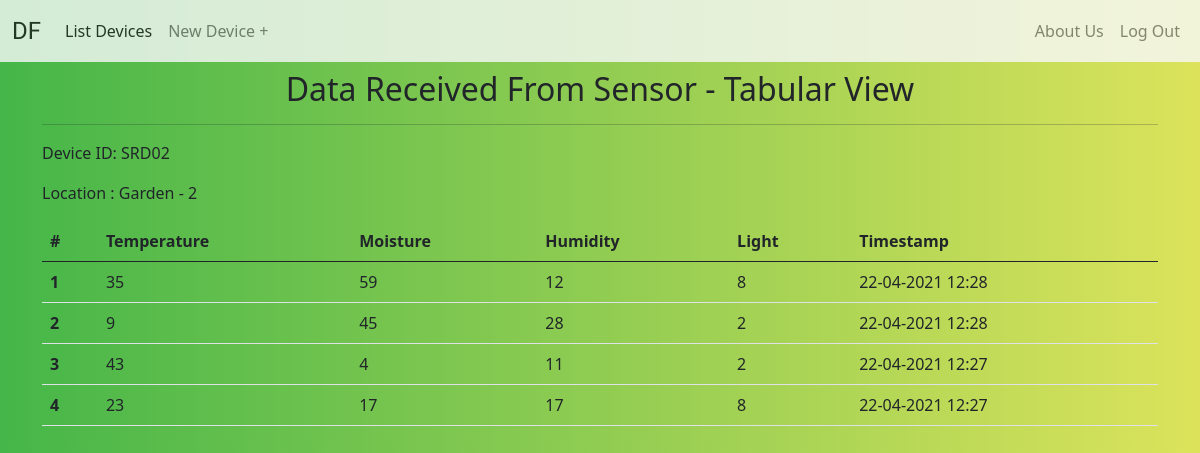
The app's page /display-data/SRD02/ (signed in) with its own data.
### monitor/models.py (models this page shows, shortened)
class Device(models.Model):
    user = models.ForeignKey(User,on_delete=models.CASCADE,blank=True)
    device_name = models.CharField(max_length=56)
    location = models.CharField(max_length=56)
    unique_id = models.CharField(max_length = 10,unique=True,blank=True)
    plant = models.ManyToManyField(Plant,blank=True)
    active = models.BooleanField(default=True)

class Plant(models.Model):
    name = models.CharField(max_length=128)
    moisture = models.PositiveIntegerField()
    temperature = models.PositiveIntegerField()
    humidity = models.PositiveIntegerField()
    light = models.PositiveIntegerField()
    timestamp = models.DateTimeField(auto_now_add=True)
    class Meta:
        ordering = ['-timestamp']

### monitor/views.py (the view)
# urls.py: path('display-data/<str:unique_id>/',views.display_plant_data,name='plant-data'),
@login_required
def display_plant_data(request,unique_id):
    device_obj = get_object_or_404(Device,unique_id=unique_id)
    plants_data = device_obj.plant.all()
    context = {
        'device_obj':device_obj,
        'plants_data':plants_data
    }
    return render(request,'monitor/plant-data.html',context=context)

### monitor/templates/monitor/plant-data.html
{% extends 'base.html' %}
{% block content %}
<h2 class="mt-2 text-center">Data Received From Sensor - Tabular View</h2>
<hr>
<p>Device ID: {{device_obj.unique_id}}</p>
<p>Location : {{device_obj.location}}</p>
<table class="table">
    <thead>
      <tr>
        <th scope="col">#</th>
        <th scope="col">Temperature</th>
        <th scope="col">Moisture</th>
        <th scope="col">Humidity</th>
        <th scope="col">Light</th>
        <th scope="col">Timestamp</th>
      </tr>
    </thead>
    <tbody>
    {% for each in plants_data %}
      <tr>
        <th scope="row">{{ forloop.counter }}</th>
        <td>{{each.temperature}}</td>
        <td>{{each.moisture}}</td>
        <td>{{each.humidity}}</td>
        <td>{{each.light}}</td>
        <td>{{each.timestamp|date:'d-m-Y H:i'}}</td>
      </tr>
      {% empty %}
      <p class="lead">No Data Yet!</p>
      {% endfor %}
    </tbody>
  </table>
{% endblock %}

### static/css/style.css (style rules this page uses)
body { background: #DCE35B; background: -webkit-linear-gradient(to right, #45B649, #DCE35B); background: linear-gradient(to right, #45B649, #DCE35B); }

### records on screen
Device: unique_id "SRD02", location "Garden - 2"
Plant: temperature "35", moisture "59", humidity "12", light "8", timestamp "22-04-2021 12:28"
Plant: temperature "9", moisture "45", humidity "28", light "2", timestamp "22-04-2021 12:28"
Plant: temperature "43", moisture "4", humidity "11", light "2", timestamp "22-04-2021 12:27"
Plant: temperature "23", moisture "17", humidity "17", light "8", timestamp "22-04-2021 12:27"
